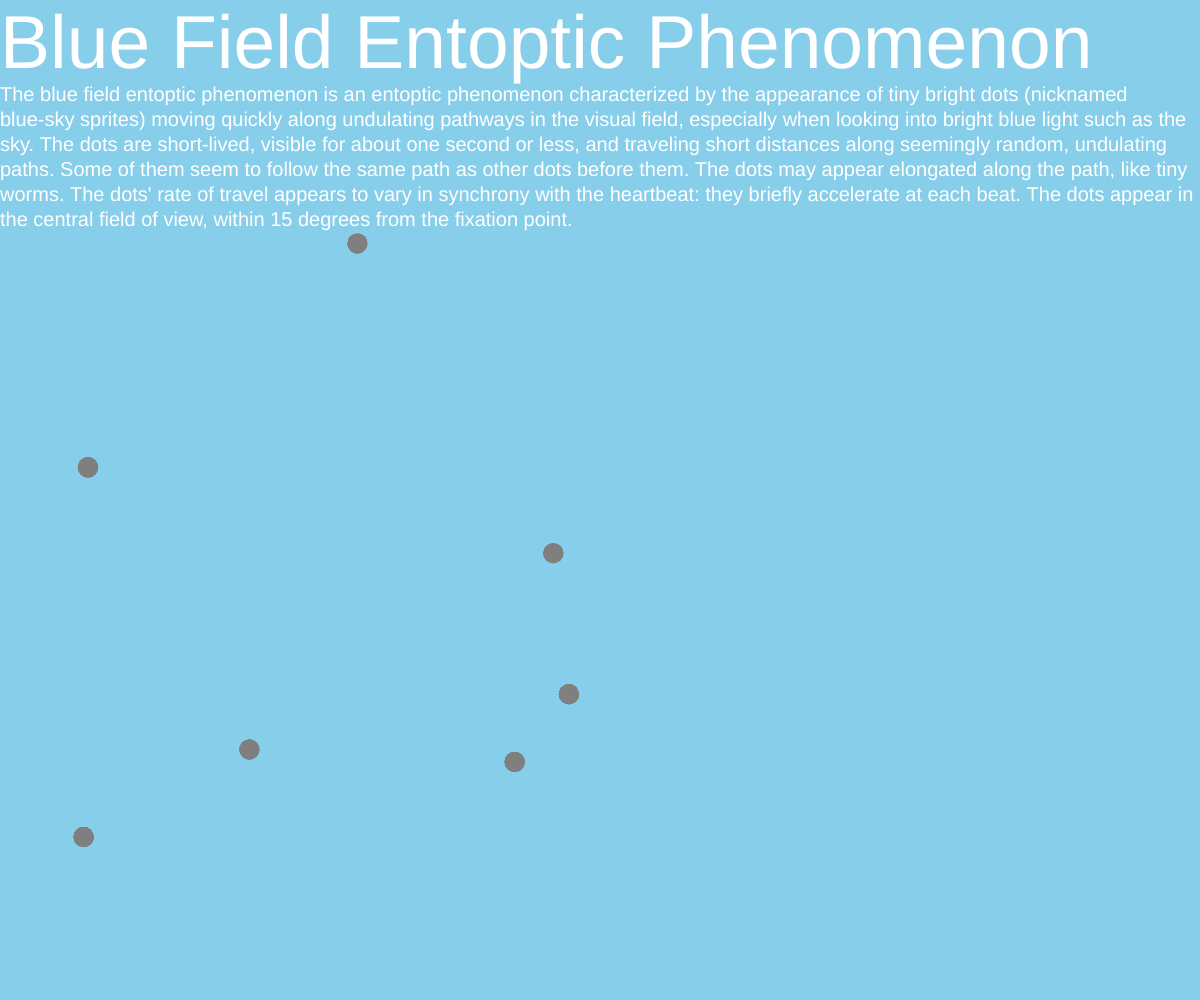
Frame 1 (no input)
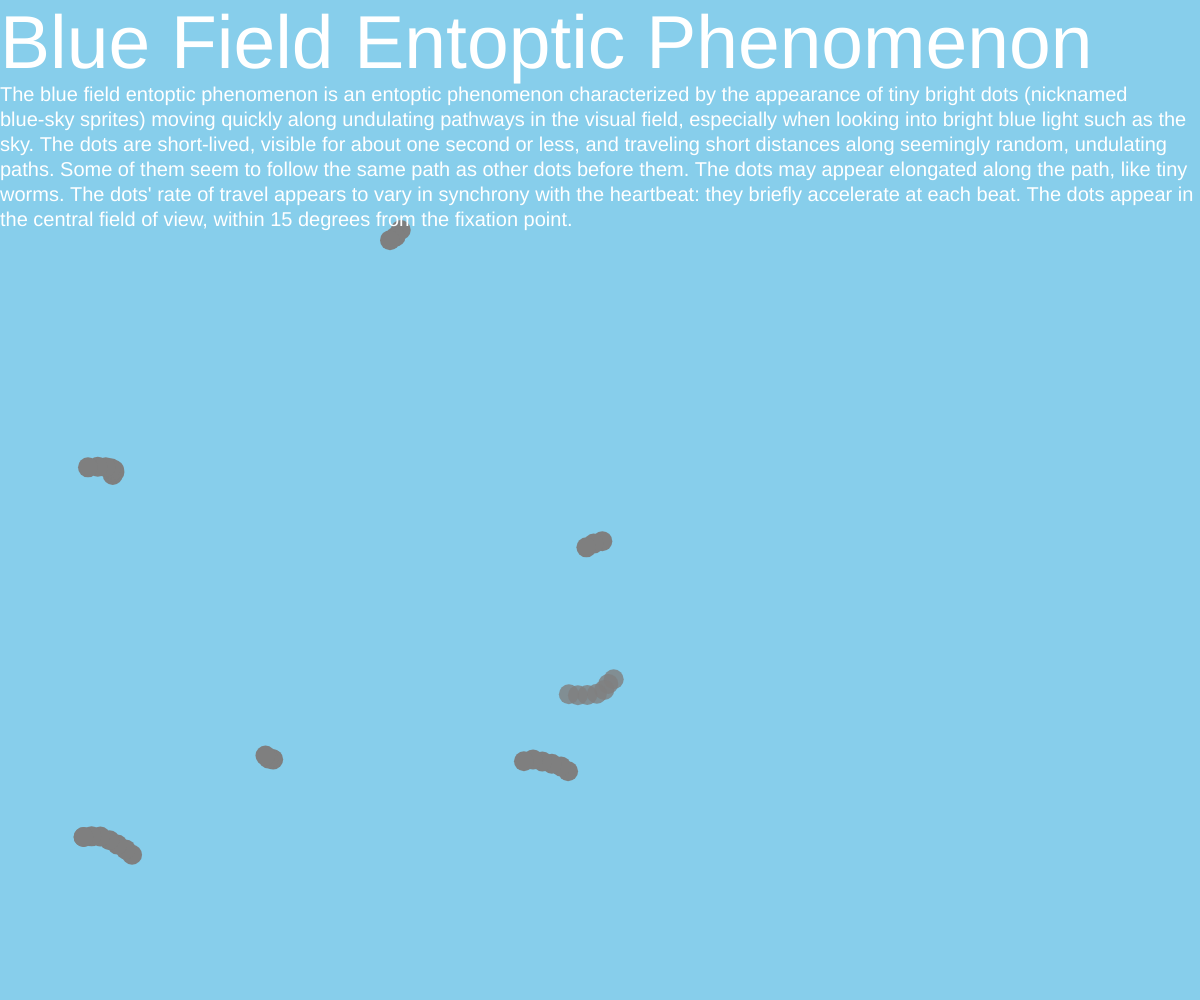
Frame 60 (no input)
Frame 120 (the mouse pressed at the canvas centre since frame 60): identical to frame 60, image omitted

The p5.js sketch that drew these frames (run headless with seeded random() and noise() and a simulated clock; from frame 60 on, the mouse is pressed at the canvas centre):

// p5.js sketch
// ── sketch.js
let obj = [];
let isPressed = false;

function setup() {
  createCanvas(windowWidth, windowHeight);
  let objNum = random(3, 8);

  for (let objIdx = 0; objIdx < objNum; objIdx++) {
    obj.push(new Obj(random(width), random(height)));
  }
}

function draw() {
  createCanvas(windowWidth, windowHeight);
  background('skyblue');

  if (!isPressed) {
    for (let objIdx = 0; objIdx < obj.length; objIdx++) {
      obj[objIdx].applyForce(p5.Vector.random2D().mult(0.1));
      obj[objIdx].update();
      obj[objIdx].infiniteEdge();
      obj[objIdx].display();

      if (obj[objIdx].isDead()) {
        obj.splice(objIdx, 1);
        obj.push(new Obj(random(width), random(height)));
      }
    }
  } else {
    for (let objIdx = 0; objIdx < obj.length; objIdx++) {
      obj[objIdx].display();
    }
  }

  fill('white');
  noStroke();
  let size = width / 16;
  let engSmallSize = width / 60;
  let koSmallSize = width / 70;

  if (
    0 < mouseX &&
    mouseX < size * 35 &&
    0 < mouseY &&
    mouseY < size + engSmallSize * 6 + 30
  ) {
    textSize(size);
    text('블루필드 내시 현상', 0, 10, width, size + 10);
    textSize(koSmallSize);
    text(
      '블루필드 내시 현상은 특히 하늘과 같은 밝은 청색광을 볼 때 시야의 물결 모양 경로를 따라 빠르게 움직이는 작고 밝은 점(푸른 하늘 스프라이트)이 나타나는 엔옵틱 현상이다. 점들은 수명이 짧고, 약 1초 이하 동안 눈에 보이며, 무작위로 보이는 기복이 있는 경로를 따라 짧은 거리를 이동한다. 그들 중 일부는 이전의 다른 점들과 동일한 경로를 따르는 것처럼 보인다. 점들은 작은 벌레처럼 길을 따라 길게 나타날 수 있으며, 점의 이동 속도는 심장 박동과 동시에 변화하는 것으로 보인다. 이 현상을 보고 안구 옆 부분을 안쪽으로 가볍게 누르면 점들이 더 이상 움직이지 않고 심장이 뛰는 경우에만 움직인다. ',
      0,
      size + 10,
      width,
      height
    );
  } else {
    textSize(size);
    text('Blue Field Entoptic Phenomenon', 0, 10, size * 35, size + 10);
    textSize(engSmallSize);
    text(
      "The blue field entoptic phenomenon is an entoptic phenomenon characterized by the appearance of tiny bright dots (nicknamed blue-sky sprites) moving quickly along undulating pathways in the visual field, especially when looking into bright blue light such as the sky. The dots are short-lived, visible for about one second or less, and traveling short distances along seemingly random, undulating paths. Some of them seem to follow the same path as other dots before them. The dots may appear elongated along the path, like tiny worms. The dots' rate of travel appears to vary in synchrony with the heartbeat: they briefly accelerate at each beat. The dots appear in the central field of view, within 15 degrees from the fixation point.",
      0,
      size + 10,
      width,
      height
    );
  }
}

function mousePressed() {
  isPressed = true;
}

function mouseReleased() {
  isPressed = false;
}

// ── obj.js
class Obj {
  constructor(x, y) {
    this.pos = createVector(x, y);
    this.vel = createVector(1, 0);
    this.acc = createVector();
    this.path = [];
    this.tail = [];
    this.length = random(0, 7);
    this.life = random(255, 500);
    for (let tailIdx = 0; tailIdx < this.length; tailIdx++) {
      this.tail.push([this.pos.x, this.pos.y]);
    }

    this.rad = width / 60;
  }

  applyForce(force) {
    this.acc.add(force);
  }

  update() {
    this.vel.add(this.acc);
    this.vel.limit(1);
    this.pos.add(this.vel);
    this.acc.mult(0);

    this.life--;
    this.path.push([this.pos.x, this.pos.y]);

    for (let tailIdx = 0; tailIdx < this.length; tailIdx++) {
      const pos = this.path.length - (tailIdx + 1) * 10;
      if (pos > 0) {
        this.tail[tailIdx][0] = this.path[pos][0];
        this.tail[tailIdx][1] = this.path[pos][1];
      } else {
        this.tail[tailIdx][0] = this.path[0][0];
        this.tail[tailIdx][1] = this.path[0][1];
      }
    }
  }

  infiniteEdge() {
    if (this.pos.x < 0) {
      this.pos.x = width;
    } else if (this.pos.x > width) {
      this.pos.x = 0;
    }
    if (this.pos.y < 0) {
      this.pos.y = height;
    } else if (this.pos.y > height) {
      this.pos.y = 0;
    }
  }

  display() {
    noStroke();
    fill(127, this.life);
    ellipse(this.pos.x, this.pos.y, this.rad);

    for (let tailIdx = 0; tailIdx < this.length; tailIdx++) {
      ellipse(this.tail[tailIdx][0], this.tail[tailIdx][1], this.rad);
    }
  }

  isDead() {
    return this.life < 0;
  }
}
